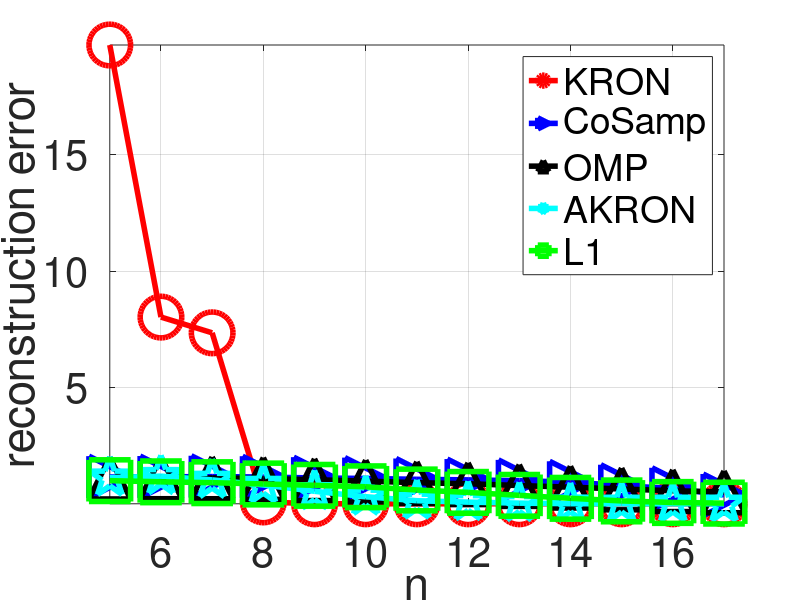
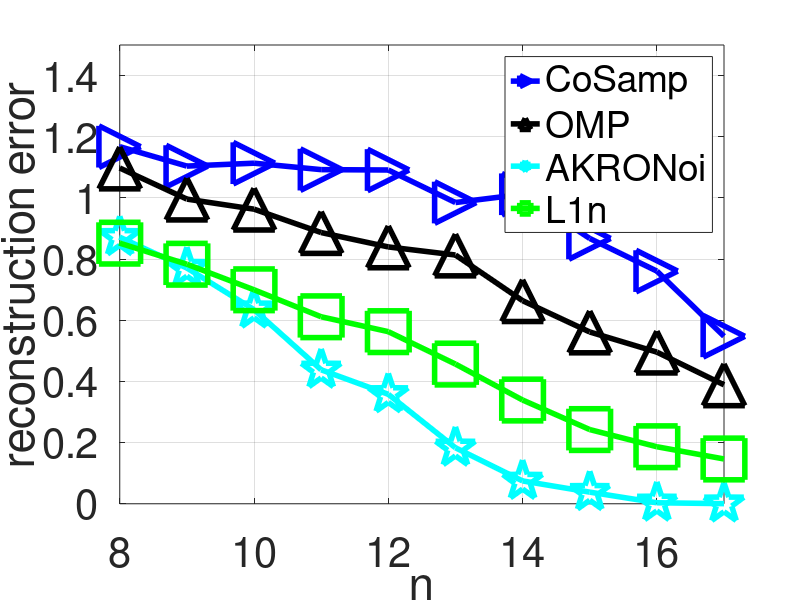
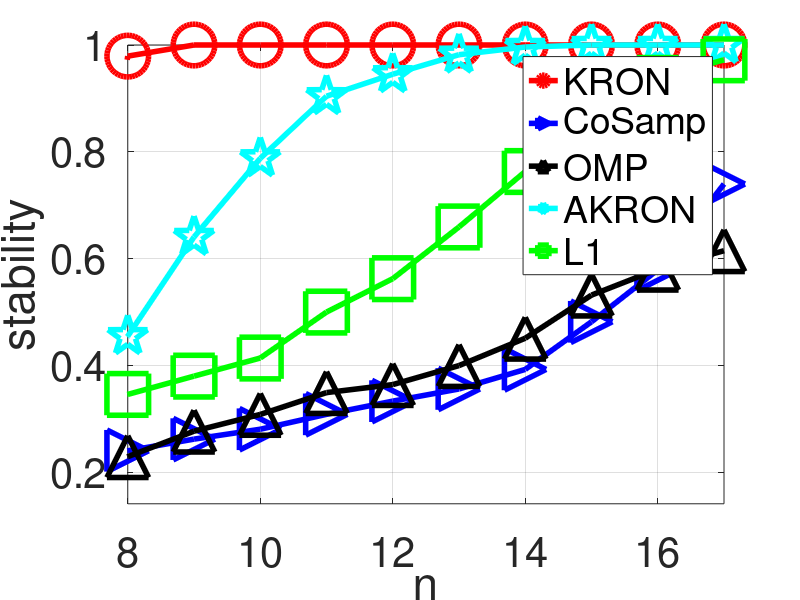
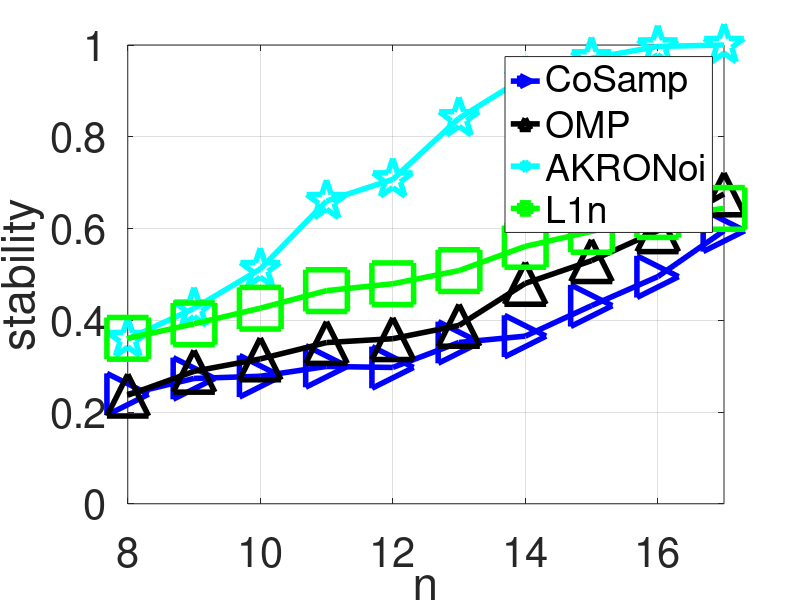

Reproduce these figures in MATLAB, in order.
clc
clear 
close all

load mat/noise_experiments.mat
I = 5:M; %2:size(errs_no_norm,2);


% errs_noise(1, mm) = errs_noise(1, mm) + per_error(x, x_kr_spar);
% errs_noise(2, mm) = errs_noise(2, mm) + per_error(x, x_cosamp);
% errs_noise(3, mm) = errs_noise(3, mm) + per_error(x, x_omp);
% errs_noise(4, mm) = errs_noise(4, mm) + per_error(x, x_l1kr);
% errs_noise(5, mm) = errs_noise(5, mm) + per_error(x, x_l1krn);
% errs_noise(6, mm) = errs_noise(6, mm) + per_error(x, x_l1);
% errs_noise(7, mm) = errs_noise(7, mm) + per_error(x, x_l1n);

lw = 4;
ms = 30;
fs = 30;
%%
h = figure; 
hold on; grid on;
box on;
plot(I, errs_clean(1, 1:numel(I)), 'ro-', 'LineWidth', lw, 'MarkerSize', ms);%kr
plot(I, errs_clean(2, 1:numel(I)), 'b>-', 'LineWidth', lw, 'MarkerSize', ms);%cosamp
plot(I, errs_clean(3, 1:numel(I)), 'k^-', 'LineWidth', lw, 'MarkerSize', ms);%omp
plot(I, errs_clean(4, 1:numel(I)), 'cp-', 'LineWidth', lw, 'MarkerSize', ms);%akron
% plot(I, errs_clean(5, 1:numel(I)), 'ms-', 'LineWidth', 2);%akronoi
plot(I, errs_clean(6, 1:numel(I)), 'gs-', 'LineWidth', lw, 'MarkerSize', ms);%l1
% plot(I, errs_clean(7, 1:numel(I)), 'bo-', 'LineWidth', 2);%l1n
axis tight;
% xlim([8, M])
% ylim([0, 1.5])
% legend('KR', 'CoSamp', 'OMP', 'AKRON', 'AKRONoi', 'L1', 'L1n', 'Location', 'best');
% columnlegend(2, {'KRON', 'CoSamp', 'OMP', 'AKRON', 'L1'}, 'fontsize', 50);
legend('KRON', 'CoSamp', 'OMP', 'AKRON', 'L1', 'Location', 'best');
xlabel('n', 'FontSize', fs);
ylabel('reconstruction error', 'FontSize', fs);
set(gca, 'fontsize', fs);
saveas(h, 'eps/noise_exp_clean.eps', 'eps2c')

%%
g = figure; 
hold on; grid on;
box on;
% plot(I, errs_noise(1, 1:numel(I)), 'ro-', 'LineWidth', lw, 'MarkerSize', ms);%kr
plot(I, errs_noise(2, 1:numel(I)), 'b>-', 'LineWidth', lw, 'MarkerSize', ms);%cosamp
plot(I, errs_noise(3, 1:numel(I)), 'k^-', 'LineWidth', lw, 'MarkerSize', ms);%omp
% plot(I, errs_noise(4, 1:numel(I)), 'cp-', 'LineWidth', lw, 'MarkerSize', ms);%akron
plot(I, errs_noise(5, 1:numel(I)), 'cp-', 'LineWidth', lw, 'MarkerSize', ms);%akronoi
% plot(I, errs_noise(6, 1:numel(I)), 'rs-', 'LineWidth', lw, 'MarkerSize', ms);%l1
plot(I, errs_noise(7, 1:numel(I)), 'gs-', 'LineWidth', lw, 'MarkerSize', ms);%l1n
xlim([8, M])
ylim([0, 1.5])
legend('CoSamp', 'OMP', 'AKRONoi', 'L1n', 'Location', 'best');
% legend('KR', 'CoSamp', 'OMP', 'AKRON', 'AKRONoi', 'Location', 'best');
xlabel('n', 'FontSize', fs);
ylabel('reconstruction error', 'FontSize', fs);
set(gca, 'fontsize', fs);
saveas(g, 'eps/noise_exp_noise.eps', 'eps2c')
%%
h = figure; 
hold on; grid on;
box on;
plot(I, errs_clean_2(1, 1:numel(I)), 'ro-', 'LineWidth', lw, 'MarkerSize', ms);%kr
plot(I, errs_clean_2(2, 1:numel(I)), 'b>-', 'LineWidth', lw, 'MarkerSize', ms);%cosamp
plot(I, errs_clean_2(3, 1:numel(I)), 'k^-', 'LineWidth', lw, 'MarkerSize', ms);%omp
plot(I, errs_clean_2(4, 1:numel(I)), 'cp-', 'LineWidth', lw, 'MarkerSize', ms);%akron
% plot(I, errs_clean_2(5, 1:numel(I)), 'ms-', 'LineWidth', 2);%akronoi
plot(I, errs_clean_2(6, 1:numel(I)), 'gs-', 'LineWidth', lw, 'MarkerSize', ms);%l1
% plot(I, errs_clean_2(7, 1:numel(I)), 'bo-', 'LineWidth', 2);%l1n
axis tight;
xlim([8, M])
% ylim([0, 1.5])
% legend('KR', 'CoSamp', 'OMP', 'AKRON', 'AKRONoi', 'L1', 'L1n', 'Location', 'best');
legend('KRON', 'CoSamp', 'OMP', 'AKRON', 'L1', 'Location', 'best');
xlabel('n', 'FontSize', fs);
ylabel('stability', 'FontSize', fs);
set(gca, 'fontsize', fs);
saveas(h, 'eps/noise_exp_clean_stability.eps', 'eps2c')
%%
h = figure; 
hold on; grid on;
box on;
% plot(I, errs_noise_2(1, 1:numel(I)), 'ro-', 'LineWidth', lw, 'MarkerSize', ms);%kr
plot(I, errs_noise_2(2, 1:numel(I)), 'b>-', 'LineWidth', lw, 'MarkerSize', ms);%cosamp
plot(I, errs_noise_2(3, 1:numel(I)), 'k^-', 'LineWidth', lw, 'MarkerSize', ms);%omp
% plot(I, errs_noise_2(4, 1:numel(I)), 'cp-', 'LineWidth', lw, 'MarkerSize', ms);%akron
plot(I, errs_noise_2(5, 1:numel(I)), 'cp-', 'LineWidth', lw, 'MarkerSize', ms);%akronoi
% plot(I, errs_noise_2(6, 1:numel(I)), 'rs-', 'LineWidth', lw, 'MarkerSize', ms);%l1
plot(I, errs_noise_2(7, 1:numel(I)), 'gs-', 'LineWidth', lw, 'MarkerSize', ms);%l1n
xlim([8, M])
% ylim([0, 1.5])
legend('CoSamp', 'OMP', 'AKRONoi', 'L1n', 'Location', 'best');
% legend('KR', 'CoSamp', 'OMP', 'AKRON', 'AKRONoi', 'Location', 'best');
xlabel('n', 'FontSize', fs);
ylabel('stability', 'FontSize', fs);
set(gca, 'fontsize', fs);
saveas(h, 'eps/noise_exp_noise_stability.eps', 'eps2c')
